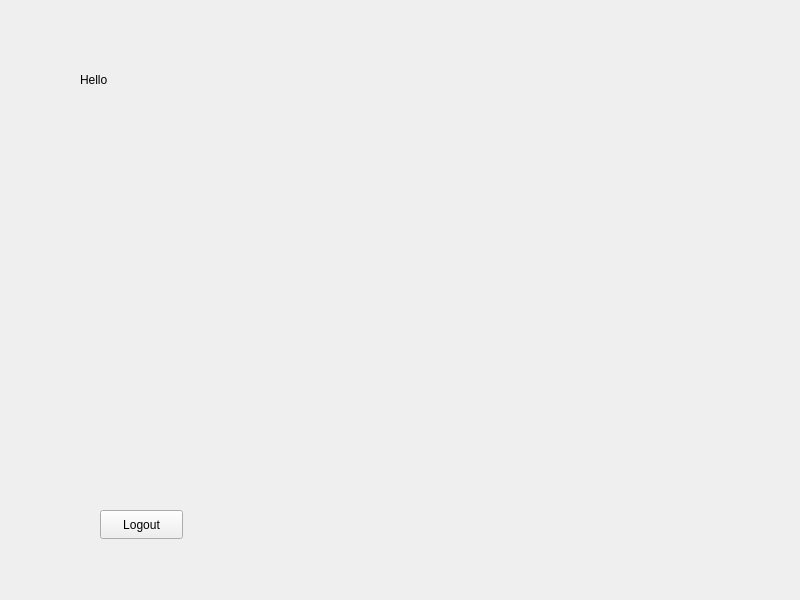
<?xml version="1.0" encoding="UTF-8"?>
<ui version="4.0">
 <class>Welcome</class>
 <widget class="QWidget" name="Welcome">
  <property name="geometry">
   <rect>
    <x>0</x>
    <y>0</y>
    <width>800</width>
    <height>600</height>
   </rect>
  </property>
  <property name="windowTitle">
   <string>Form</string>
  </property>
  <widget class="QLabel" name="label">
   <property name="geometry">
    <rect>
     <x>80</x>
     <y>70</y>
     <width>291</width>
     <height>20</height>
    </rect>
   </property>
   <property name="text">
    <string>Hello</string>
   </property>
  </widget>
  <widget class="QPushButton" name="logout">
   <property name="geometry">
    <rect>
     <x>100</x>
     <y>510</y>
     <width>83</width>
     <height>29</height>
    </rect>
   </property>
   <property name="text">
    <string>Logout</string>
   </property>
  </widget>
  <widget class="QLabel" name="label_2">
   <property name="geometry">
    <rect>
     <x>180</x>
     <y>130</y>
     <width>441</width>
     <height>341</height>
    </rect>
   </property>
   <property name="text">
    <string/>
   </property>
   <property name="pixmap">
    <pixmap>cinema1.png</pixmap>
   </property>
  </widget>
 </widget>
 <resources/>
 <connections/>
</ui>
